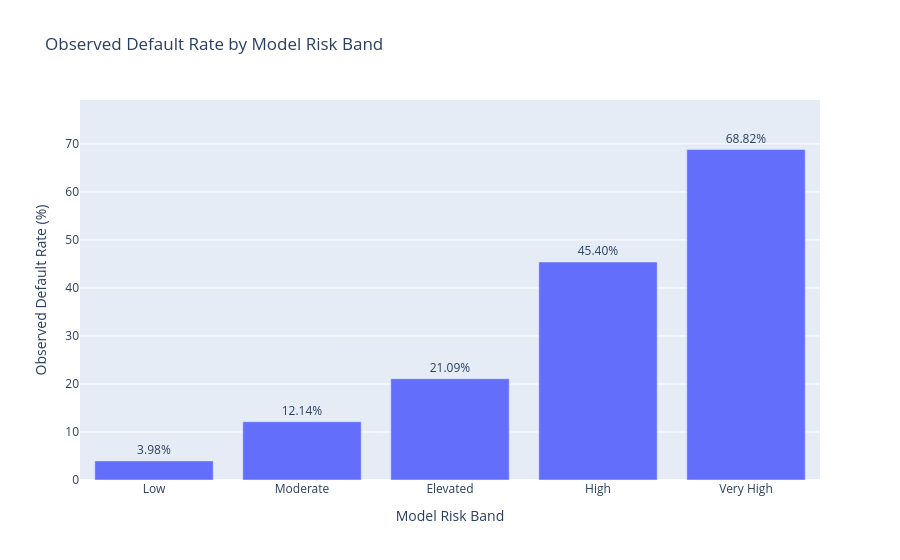

This figure's notebook cell:
### Code cell
fig = px.bar(
    risk_band_summary,
    x="risk_band",
    y="actual_default_rate_pct",
    text="actual_default_rate_pct",
    title="Observed Default Rate by Model Risk Band",
    labels={
        "risk_band": "Model Risk Band",
        "actual_default_rate_pct": "Observed Default Rate (%)",
    },
)

fig.update_traces(
    texttemplate="%{text:.2f}%",
    textposition="outside",
)

fig.update_layout(
    yaxis_range=[
        0,
        risk_band_summary[
            "actual_default_rate_pct"
        ].max() * 1.15,
    ]
)

fig.show()

### Figure 1 — Plotly figure (JSON) as saved in the notebook; plotly's stock layout.template omitted (floating-point values rounded to 4 significant figures)
{"data": [{"hovertemplate": "Model Risk Band=%{x}<br>Observed Default Rate (%)=%{text}<extra></extra>", "legendgroup": "", "marker": {"color": "#636efa", "pattern": {"shape": ""}}, "name": "", "orientation": "v", "showlegend": false, "text": [3.98, 12.14, 21.09, 45.4, 68.82], "textposition": "outside", "texttemplate": "%{text:.2f}%", "type": "bar", "x": ["Low", "Moderate", "Elevated", "High", "Very High"], "xaxis": "x", "y": [3.98, 12.14, 21.09, 45.4, 68.82], "yaxis": "y"}], "layout": {"barmode": "relative", "legend": {"tracegroupgap": 0}, "title": {"text": "Observed Default Rate by Model Risk Band"}, "xaxis": {"anchor": "y", "domain": [0, 1], "title": {"text": "Model Risk Band"}}, "yaxis": {"anchor": "x", "domain": [0, 1], "range": [0, 79.14], "title": {"text": "Observed Default Rate (%)"}}}}
